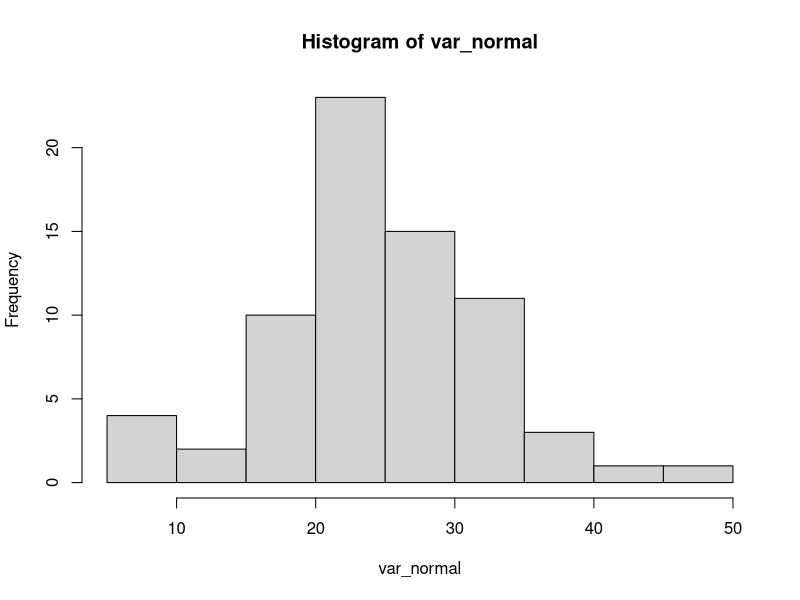
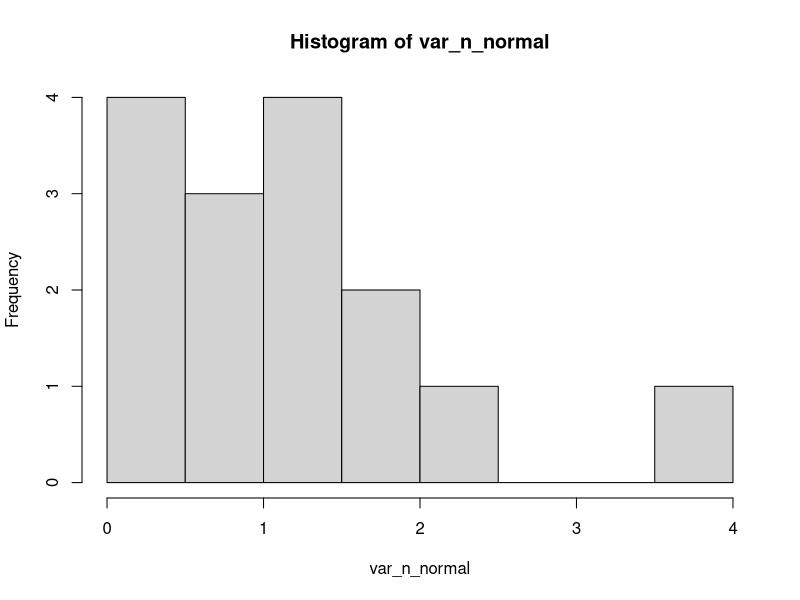
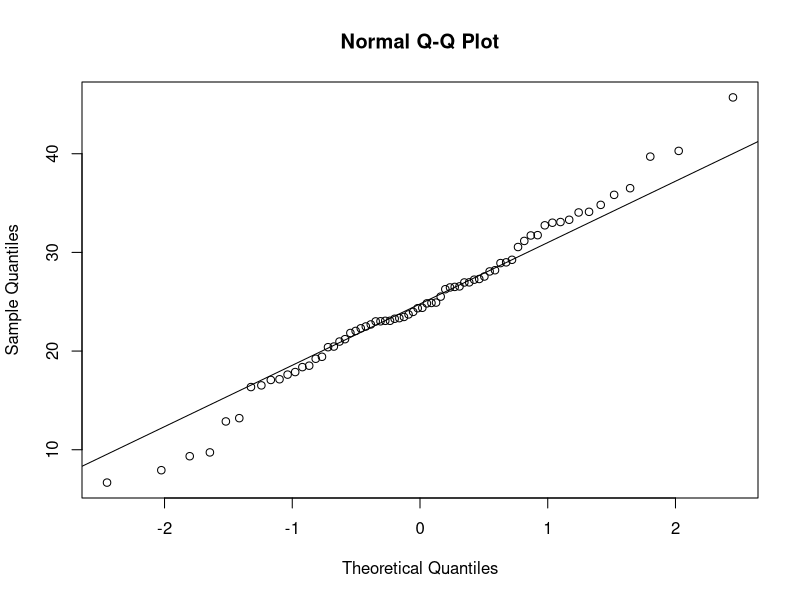
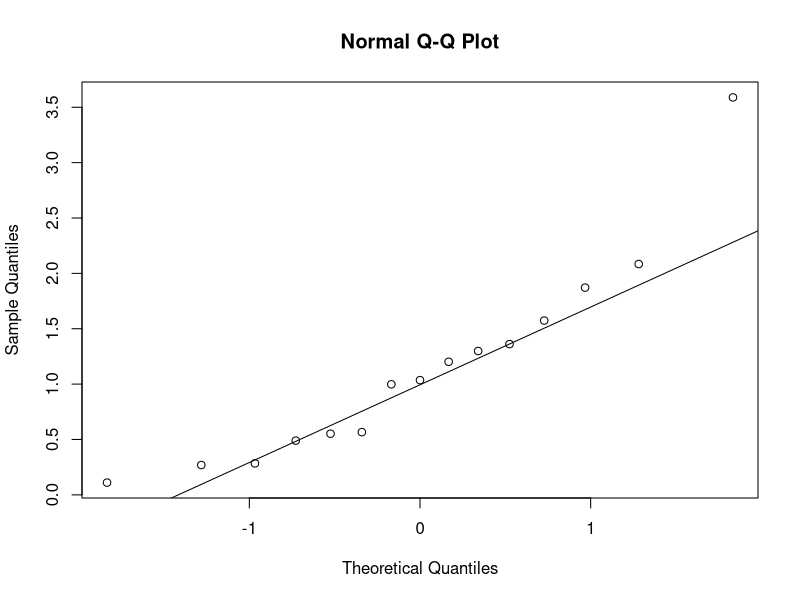
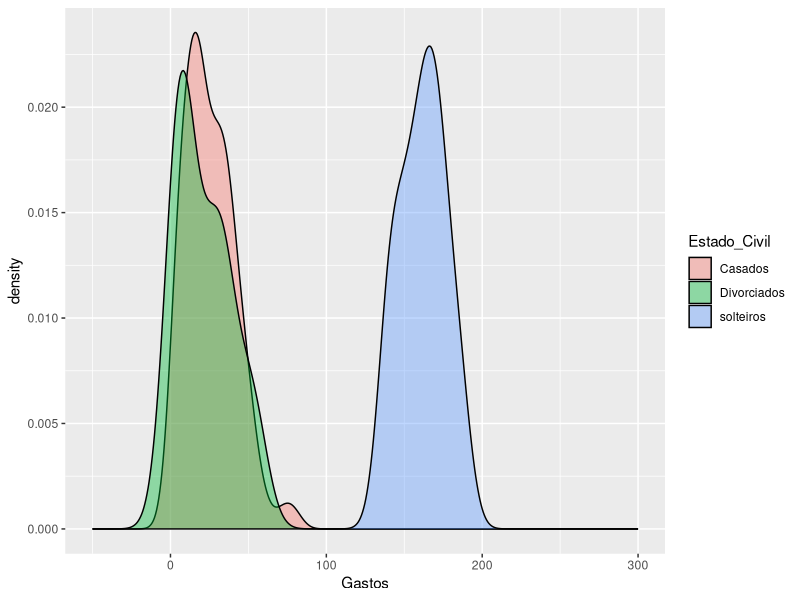
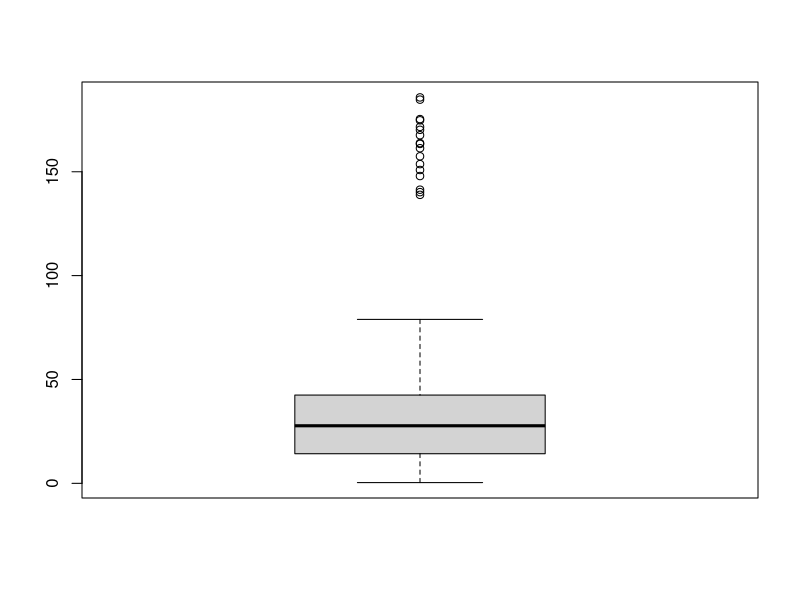
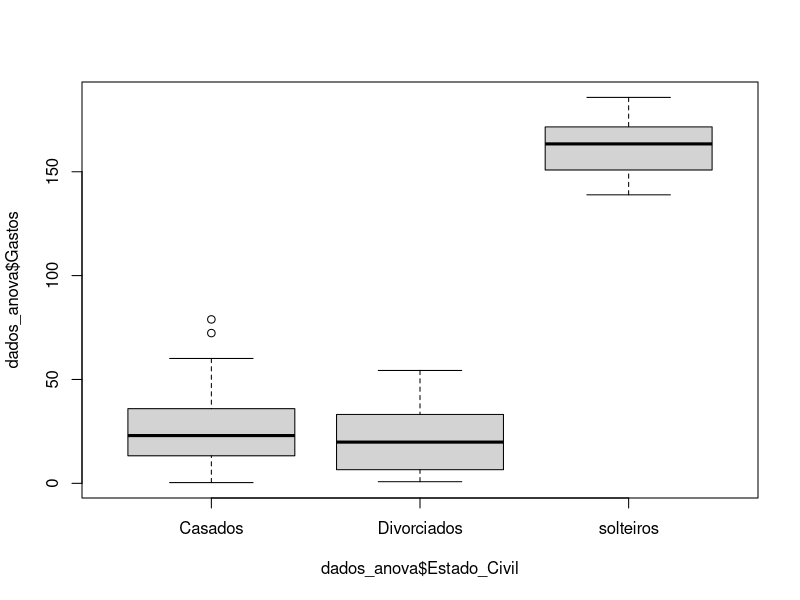

The R script that drew these images, in order:
## ---- chunk 1

# GERA VARIAVEL ALEATORIA QUE SEGUE DIST. NORMAL, COM 70 OBSERVACOES, MEDIA 70 E DESV PADRAO 8
var_normal <- rnorm(n = 70, mean = 25, sd = 8)

# GERA VARIAVEL ALEATORIA F (NAO SEGUE DIST. NORMAL) COM 15 OBSERVACOES, 2 GRAUS DE LIBERDADE NO NUMERADOR E 10 NO DENOMINADOR 
var_n_normal <- rf(n = 15, df1 = 2, df2 = 10)

## ---- chunk 2


# HISTOGRAMA (O FORMATO DA VAR N NORMAL EH BICAUDAL)
hist(x = var_normal)
hist(x = var_n_normal)


# QQPLOT (OS PONTOS DA VAR N NORMAL NAO SEGUEM A RETA)
qqnorm(y = var_normal)
qqline(y = var_normal)

qqnorm(y = var_n_normal)
qqline(y = var_n_normal)


# TESTE DE SHAPIRO-WILK (P-VALUE DA VAR N NORMAL < 5%, LOGO REJEITA H0=VAR NORMAL  )
shapiro.test(x = var_normal)
shapiro.test(x = var_n_normal)

## ---- chunk 3

options(scipen = 666)

na <- 25
nb <- 30

media_a <- 150.1
media_b <- 182.1

sd_a <- 17
sd_b <- 19.2


vendas_a <- rnorm(n = na, mean = media_a, sd = sd_a)
vendas_b <- rnorm(n = nb, mean = media_b, sd = sd_b)


# CALCULA O T-VALOR
t.test(x = vendas_a,
       y = vendas_b,
       paired = FALSE,
       alternative = "two.sided",
       conf.level = 0.95)$p.value


#alternative = SE EH BICAUDAL OU UNICAUDAL
#LESS, two.sided, GREATER

## ---- chunk 4

# BIBLIOTECA PARA GERAR VALORES ALEATORIOS QUE SIGAM UM INTERVALO DE x A y

#install.packages("truncnorm")
library(truncnorm)

antes_dieta <- rtruncnorm(n = 20, a = 100, b = 140, mean = 123, sd = 18)
depois_dieta <- rtruncnorm(n = 20, a = 110, b = 130, mean = 110, sd = 28)


# PEGAR A DIFERENCA DE PESO DE CADA OBSERVACAO
diferenca <- antes_dieta - depois_dieta


# AVALIA A NORMALIDADE DA VARIAVEL COM AS DIFERENCAS
shapiro.test(x = diferenca)


# APLICA O TESTE T
t.test(x = depois_dieta, 
       y = antes_dieta, 
       paired = TRUE,
       alternative = "less",
       conf.level = 0.9)


#P VALOR MAIOR QUE ALFA, NAO PODEMOS REJEITAR H0, LOGO A DIETA NAO EH ESTATISTICAMENTE VALIDA#



## ---- chunk 5

# DATA FRAME COM O CONJUNTO DE DADOS:

dados <- data.frame(
 
 Cliente = c("Adulto_com_Crianca", "Adulto_com_Crianca", "Adulto_com_Crianca", "Adulto", "Adulto", "Adulto", "Adulto_com_Crianca", "Adulto_com_Crianca", "Adulto_com_Crianca", "Adulto_com_Crianca", "Adulto_com_Crianca", "Adulto_com_Crianca", "Adulto_com_Crianca", "Adulto_com_Crianca", "Adulto_com_Crianca", "Adulto_com_Crianca", "Adulto_com_Crianca", "Adulto_com_Crianca", "Adulto_com_Crianca", "Adulto_com_Crianca", "Adulto_com_Crianca", "Adulto_com_Crianca", "Adulto_com_Crianca", "Adulto_com_Crianca", "Adulto", "Adulto", "Adulto", "Adulto", "Adulto_com_Crianca", "Adulto_com_Crianca", "Adulto_com_Crianca", "Adulto_com_Crianca", "Adulto", "Adulto_com_Crianca", "Adulto", "Adulto", "Adulto_com_Crianca", "Adulto_com_Crianca", "Adulto_com_Crianca", "Adulto", "Adulto_com_Crianca", "Adulto", "Adulto", "Adulto", "Adulto","Adulto","Adulto","Adulto","Adulto","Adulto"),
 Comprou = c("Não_Comprou", "Não_Comprou", "Não_Comprou", "Não_Comprou", "Não_Comprou", "Não_Comprou", "Comprou", "Comprou", "Comprou", "Comprou", "Comprou", "Comprou", "Comprou", "Comprou", "Comprou", "Comprou", "Comprou", "Comprou", "Comprou", "Comprou", "Comprou", "Comprou", "Comprou", "Comprou", "Não_Comprou", "Não_Comprou", "Não_Comprou", "Não_Comprou", "Comprou", "Não_Comprou", "Comprou", "Comprou", "Não_Comprou", "Não_Comprou", "Não_Comprou", "Não_Comprou", "Não_Comprou", "Comprou", "Comprou", "Não_Comprou", "Não_Comprou", "Não_Comprou", "Não_Comprou", "Não_Comprou", "Comprou","Comprou","Comprou","Comprou","Comprou","Comprou")
 
)


dados$Cliente <- as.factor(dados$Cliente)
dados$Comprou <- as.factor(dados$Comprou)


# GERA A TABELA DE CONTINGENCIA
tabela <- table(dados$Cliente, dados$Comprou)

# APLICA O TESTE QUIQUADRADO
teste_qui <- chisq.test(x = tabela, correct = F)

teste_qui$observed
teste_qui$expected

teste_qui$p.value

#P-VALOR MUITO BAIXO, MESMO CON 99% DE NIVEL DE CONFIANCA AINDA PODERIA REJEITAR H0

## ---- chunk 6

# DATA FRAME COM O CONJUNTO DE DADOS


dados_anova <- data.frame(
Gastos = c(174.770021661909, 161.329206619394,  153.679900850863, 163.790338797433, 141.363480335882, 175.351592994046,  185.793398289321, 184.720273514352, 163.400459287948, 170.202462740626,  150.8549565713, 167.583106239899, 140.190492201897, 157.440088617225,  171.596654773339, 138.885665257324, 147.942698809323, 9.87474262516482,  50.5645554670016, 14.2586307887884, 8.5061846804934, 25.0875496696788,  17.0661987504312, 41.3867417301938, 20.8113941426179, 60.1224674502026,  35.5154028285664, 23.7622285692359, 34.6086119259266, 30.4321086925016,  27.8188980544904, 37.4729772794009, 30.7229538650678, 48.0452539322412,  78.9197865324734, 42.4926762466659, 8.81227865272712, 39.5751781629677,  37.1329656327517, 15.8016718071775, 5.74735216885902, 38.684069121093,  30.9398891106907, 34.7370783113952, 13.2630510987537, 19.6212096123791,  16.716945267481, 24.4037922212213, 4.63398786180773, 32.9436217626275,  21.511905851158, 31.4997283634204, 26.6610570873775, 34.6304034101472,  16.2704826042681, 11.2323425300881, 18.023244405391, 15.4790632095655,  8.25633422881043, 27.9053307974433, 72.3298402892867, 4.7263338963663,  14.4153129255327, 41.2234268777169, 50.5684226296565, 19.8344282661234,  8.81306901471397, 19.5112436004646, 55.6251926080436, 16.7592556127806,  20.3176176298076, 31.2073058210955, 17.0613250010048, 47.8590627884627,  2.59778754862417, 35.9470130480825, 2.39404093355522, 9.38425601777391,  25.2455048267186, 16.1960287769175, 43.530118783298,32.7250288712979,  5.43268078364765, 44.5365791890593, 32.9831443965413, 28.2104605365607,  3.18609515001209, 14.3698142789208, 39.9617218607622, 50.564581262513,  10.4634451365926, 36.4842442182048, 13.1330189654278, 8.93702642184252,  12.1501174131844, 22.2552757873296, 15.1407470062459, 11.7525513477354,  16.2990775324815, 24.4627568806115, 2.87916580644454, 44.5453919973285, 38.0393535792355, 32.1985589022666, 0.357075783631849, 22.0703974352325,  50.7486034030794, 18.604230207709, 5.83122133978906, 19.9252025339318,  6.8366108202567, 27.5834177510951, 41.9303025963975, 3.077799353254,  28.0507001837521, 33.0042729903, 50.7366690908169, 30.1697285113061,  6.53184416916073, 7.53469171526227, 5.49225229796712, 9.53198727121377,  6.59266645551752, 19.8423174628847, 0.781567028951091, 22.1605754480815,  5.90830712162365, 54.3457453874529, 33.3341495203441, 37.2034845899045), 
Estado_Civil = c("solteiros", "solteiros", "solteiros", "solteiros", "solteiros", "solteiros", "solteiros", "solteiros", "solteiros", "solteiros", "solteiros", "solteiros", "solteiros", "solteiros", "solteiros", "solteiros", "solteiros", "Casados", "Casados",  "Casados", "Casados", "Casados", "Casados", "Casados", "Casados",  "Casados", "Casados", "Casados", "Casados", "Casados", "Casados",  "Casados", "Casados", "Casados", "Casados", "Casados", "Casados",  "Casados", "Casados", "Casados", "Casados", "Casados", "Casados",  "Casados", "Casados", "Casados", "Casados", "Casados", "Casados",  "Casados", "Casados", "Casados", "Casados", "Casados", "Casados",  "Casados", "Casados", "Casados", "Casados", "Casados", "Casados",  "Casados", "Casados", "Casados", "Casados", "Casados", "Casados",  "Casados", "Casados", "Casados", "Casados", "Casados", "Casados",  "Casados", "Casados", "Casados", "Casados", "Casados", "Casados",  "Casados", "Casados", "Casados", "Casados", "Casados", "Casados",  "Casados", "Casados", "Casados", "Casados", "Casados", "Casados",  "Casados", "Casados", "Casados", "Casados", "Casados", "Casados",  "Casados", "Casados", "Casados", "Casados", "Casados", "Casados",  "Casados", "Casados", "Casados", "Casados", "Casados", "Casados",  "Casados", "Casados", "Casados", "Casados", "Casados", "Casados",  "Divorciados", "Divorciados", "Divorciados", "Divorciados", "Divorciados",  "Divorciados", "Divorciados", "Divorciados", "Divorciados", "Divorciados",  "Divorciados", "Divorciados", "Divorciados", "Divorciados", "Divorciados"))



summary(dados_anova$Estado_Civil)

dados_anova$Estado_Civil <- as.factor(dados_anova$Estado_Civil)


# BIBLIOTECA PARA VISUALIZACAO DOS DADOS
library(ggplot2)

ggplot(data = dados_anova,
       aes(x = Gastos, fill = Estado_Civil)) +
  geom_density(alpha=0.4) + 
  xlim(-50, 300)
  

boxplot(dados_anova$Gastos)

boxplot(dados_anova$Gastos ~ dados_anova$Estado_Civil)


test_anova <- aov(data = dados_anova, formula = Gastos ~ Estado_Civil)

summary(test_anova)

# Pr(>F) = P-VALOR, E ESTA EXTREMAMENTE BAIXO, MENOS DE 1%.
# PORTANTO REJEITAMOS A H0, MAS NAO SABEMOS QUAL DAS POPULACOES QUE TEVE A DIFERENCA



# SE HOUVER DIFERENCA, O TESTE DE TUKEY EH EXECUTADO PRA VER ENTRE QUAIS HA ESSA DIFERENCA
TukeyHSD(x = test_anova)
